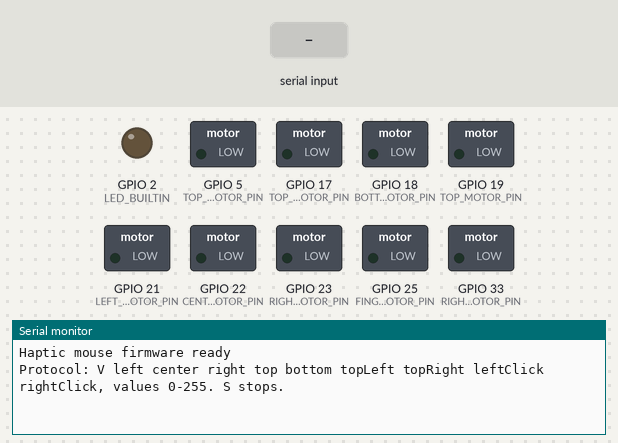
Bench run of a program on a simulated ESP32. Parts: switched loads named in the program (green lamp = pin HIGH), output pins drawn as LEDs (lit = HIGH), the last lines printed to the serial monitor. The inputs (shaded band) are chosen by the test bench.

Above: at 1.2 s.
1.3 s: "S\n" received over Serial
At 2.5 s:
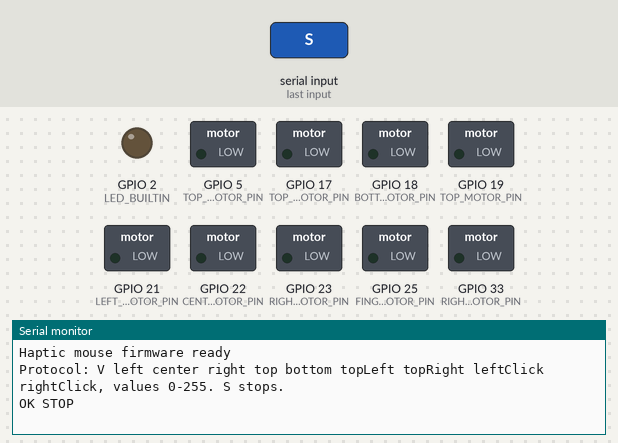
2.8 s: "90,45\n" received over Serial
At 3.6 s:
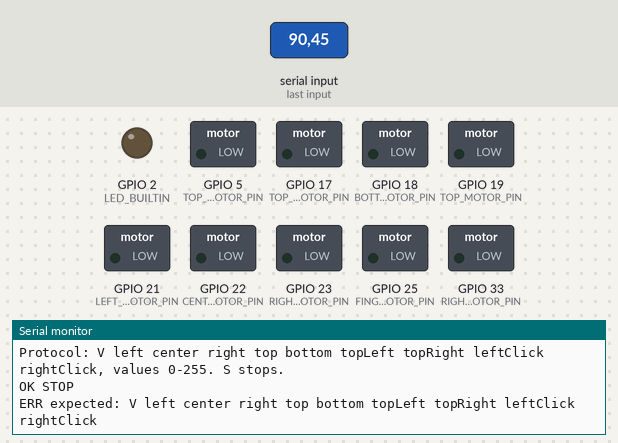

Measured:
- after the input at 1.3 s, the serial monitor: prints a new line at once (image 1)
- after the input at 2.8 s, the serial monitor: prints a new line at once (image 2)

The program:

main.cpp
```cpp
#include <Arduino.h>

#ifndef LED_BUILTIN
#define LED_BUILTIN 2
#endif

constexpr uint8_t LEFT_MOTOR_PIN = 21;
constexpr uint8_t CENTER_MOTOR_PIN = 22;
constexpr uint8_t RIGHT_MOTOR_PIN = 23;
constexpr uint8_t TOP_MOTOR_PIN = 19;
constexpr uint8_t BOTTOM_MOTOR_PIN = 18;
constexpr uint8_t TOP_LEFT_MOTOR_PIN = 5;
constexpr uint8_t TOP_RIGHT_MOTOR_PIN = 17;
constexpr uint8_t FINGER_CLICK_MOTOR_PIN = 25;
constexpr uint8_t RIGHT_CLICK_MOTOR_PIN = 33;

constexpr uint8_t LEFT_PWM_CHANNEL = 0;
constexpr uint8_t CENTER_PWM_CHANNEL = 1;
constexpr uint8_t RIGHT_PWM_CHANNEL = 2;
constexpr uint8_t TOP_PWM_CHANNEL = 3;
constexpr uint8_t BOTTOM_PWM_CHANNEL = 4;
constexpr uint8_t TOP_LEFT_PWM_CHANNEL = 5;
constexpr uint8_t TOP_RIGHT_PWM_CHANNEL = 6;
constexpr uint8_t FINGER_CLICK_PWM_CHANNEL = 7;
constexpr uint8_t RIGHT_CLICK_PWM_CHANNEL = 8;

constexpr uint16_t PWM_FREQ_HZ = 20000;
constexpr uint8_t PWM_RESOLUTION_BITS = 8;
constexpr unsigned long COMMAND_TIMEOUT_MS = 300;

unsigned long lastCommandAt = 0;

void writeMotors(uint8_t left, uint8_t center, uint8_t right, uint8_t top,
                 uint8_t bottom, uint8_t topLeft, uint8_t topRight,
                 uint8_t fingerClick, uint8_t rightClick) {
  ledcWrite(LEFT_PWM_CHANNEL, left);
  ledcWrite(CENTER_PWM_CHANNEL, center);
  ledcWrite(RIGHT_PWM_CHANNEL, right);
  ledcWrite(TOP_PWM_CHANNEL, top);
  ledcWrite(BOTTOM_PWM_CHANNEL, bottom);
  ledcWrite(TOP_LEFT_PWM_CHANNEL, topLeft);
  ledcWrite(TOP_RIGHT_PWM_CHANNEL, topRight);
  ledcWrite(FINGER_CLICK_PWM_CHANNEL, fingerClick);
  ledcWrite(RIGHT_CLICK_PWM_CHANNEL, rightClick);
  digitalWrite(LED_BUILTIN,
               (left || center || right || top || bottom || topLeft || topRight ||
                fingerClick || rightClick)
                   ? HIGH
                   : LOW);
}

void stopMotors() {
  writeMotors(0, 0, 0, 0, 0, 0, 0, 0, 0);
}

uint8_t clampByte(int value) {
  if (value < 0) {
    return 0;
  }
  if (value > 255) {
    return 255;
  }
  return static_cast<uint8_t>(value);
}

void handleCommand(String line) {
  line.trim();
  if (line.length() == 0) {
    return;
  }

  if (line == "S" || line == "STOP") {
    stopMotors();
    Serial.println("OK STOP");
    return;
  }

  if (line[0] != 'V') {
    Serial.println(
        "ERR expected: V left center right top bottom topLeft topRight leftClick rightClick");
    return;
  }

  int left = 0;
  int center = 0;
  int right = 0;
  int top = 0;
  int bottom = 0;
  int topLeft = 0;
  int topRight = 0;
  int fingerClick = 0;
  int rightClick = 0;
  const int parsed =
      sscanf(line.c_str(), "V %d %d %d %d %d %d %d %d %d", &left, &center, &right,
             &top, &bottom, &topLeft, &topRight, &fingerClick, &rightClick);

  if (parsed != 3 && parsed != 5 && parsed != 7 && parsed != 8 && parsed != 9) {
    Serial.println(
        "ERR expected: V left center right top bottom topLeft topRight leftClick rightClick");
    return;
  }

  writeMotors(clampByte(left), clampByte(center), clampByte(right), clampByte(top),
              clampByte(bottom), clampByte(topLeft), clampByte(topRight),
              clampByte(fingerClick), clampByte(rightClick));
  lastCommandAt = millis();
  Serial.println("OK");
}

void setup() {
  Serial.begin(115200);
  pinMode(LED_BUILTIN, OUTPUT);

  ledcSetup(LEFT_PWM_CHANNEL, PWM_FREQ_HZ, PWM_RESOLUTION_BITS);
  ledcSetup(CENTER_PWM_CHANNEL, PWM_FREQ_HZ, PWM_RESOLUTION_BITS);
  ledcSetup(RIGHT_PWM_CHANNEL, PWM_FREQ_HZ, PWM_RESOLUTION_BITS);
  ledcSetup(TOP_PWM_CHANNEL, PWM_FREQ_HZ, PWM_RESOLUTION_BITS);
  ledcSetup(BOTTOM_PWM_CHANNEL, PWM_FREQ_HZ, PWM_RESOLUTION_BITS);
  ledcSetup(TOP_LEFT_PWM_CHANNEL, PWM_FREQ_HZ, PWM_RESOLUTION_BITS);
  ledcSetup(TOP_RIGHT_PWM_CHANNEL, PWM_FREQ_HZ, PWM_RESOLUTION_BITS);
  ledcSetup(FINGER_CLICK_PWM_CHANNEL, PWM_FREQ_HZ, PWM_RESOLUTION_BITS);
  ledcSetup(RIGHT_CLICK_PWM_CHANNEL, PWM_FREQ_HZ, PWM_RESOLUTION_BITS);

  ledcAttachPin(LEFT_MOTOR_PIN, LEFT_PWM_CHANNEL);
  ledcAttachPin(CENTER_MOTOR_PIN, CENTER_PWM_CHANNEL);
  ledcAttachPin(RIGHT_MOTOR_PIN, RIGHT_PWM_CHANNEL);
  ledcAttachPin(TOP_MOTOR_PIN, TOP_PWM_CHANNEL);
  ledcAttachPin(BOTTOM_MOTOR_PIN, BOTTOM_PWM_CHANNEL);
  ledcAttachPin(TOP_LEFT_MOTOR_PIN, TOP_LEFT_PWM_CHANNEL);
  ledcAttachPin(TOP_RIGHT_MOTOR_PIN, TOP_RIGHT_PWM_CHANNEL);
  ledcAttachPin(FINGER_CLICK_MOTOR_PIN, FINGER_CLICK_PWM_CHANNEL);
  ledcAttachPin(RIGHT_CLICK_MOTOR_PIN, RIGHT_CLICK_PWM_CHANNEL);

  stopMotors();
  lastCommandAt = millis();

  Serial.println("Haptic mouse firmware ready");
  Serial.println(
      "Protocol: V left center right top bottom topLeft topRight leftClick rightClick, values 0-255. S stops.");
}

void loop() {
  if (Serial.available()) {
    const String line = Serial.readStringUntil('\n');
    handleCommand(line);
  }

  if (millis() - lastCommandAt > COMMAND_TIMEOUT_MS) {
    stopMotors();
    lastCommandAt = millis();
  }
}
```
